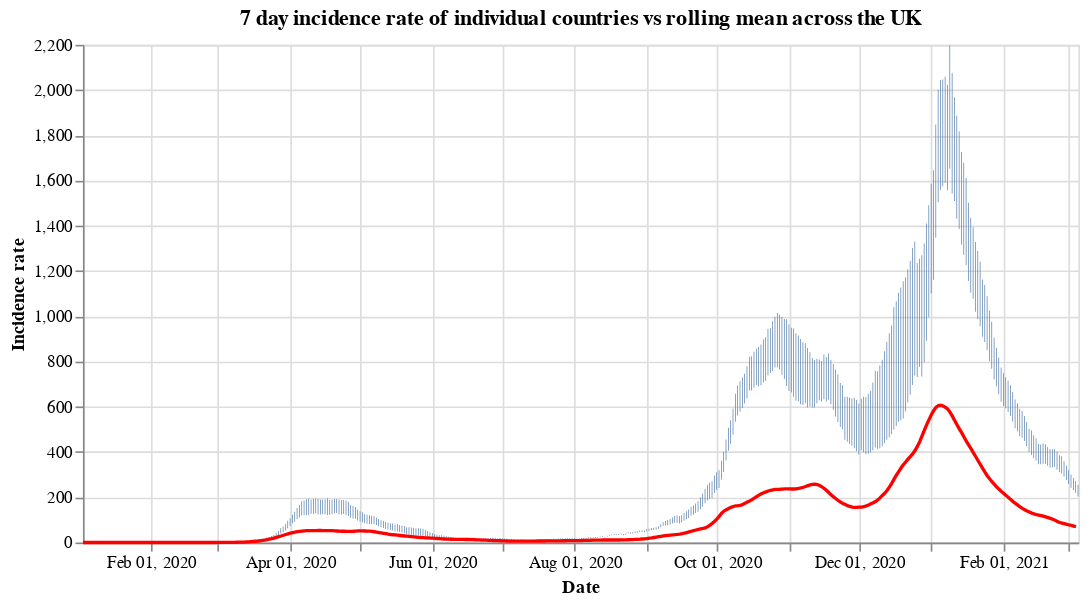

Notebook code for this chart:
### Code cell
#collapse
countries = uk_cases['areaName'].unique()
countries.sort()

selection = alt.selection_single(
    name='Select',
    fields=['areaName'],
    init={'areaName': 'Wales'},
    bind={'areaName': alt.binding_select(options=countries)}
)

# scatter plot, modify opacity based on selection
bars = alt.Chart(uk_cases).mark_bar().add_selection(
    selection
).encode(
    x=alt.X("yearmonthdate(date):T", axis=alt.Axis(title='Date')),
    y=alt.Y("weeklyCasesRate:Q", axis=alt.Axis(title='Incidence rate')),
    tooltip='weeklyCasesRate:Q',
    opacity=alt.condition(selection, alt.value(1), alt.value(0))
).properties(title=f'7 day incidence rate of individual countries vs rolling mean across the UK', width=600)

line = alt.Chart(overview_cases).mark_line(
    color='red',
    size=2,
).transform_window(
    rolling_mean='mean(weeklyCasesRate)',
    frame=[0, 7]
).encode(
    x='yearmonthdate(date):T',
    y='rolling_mean:Q'
)

alt.layer(bars, line)

### Figure 1 — Vega-Lite specification as saved in the notebook (floating-point values rounded to 4 significant figures; data arrays with more than 128 entries replaced by an {"elided": "..."} marker saying what was removed)
{"config": {"view": {"continuousWidth": 400, "continuousHeight": 300}}, "layer": [{"data": {"name": "data-20faa54b875e672cdf254c43a899471c"}, "mark": "bar", "encoding": {"opacity": {"condition": {"value": 1, "selection": "Select"}, "value": 0}, "tooltip": {"type": "quantitative", "field": "weeklyCasesRate"}, "x": {"type": "temporal", "axis": {"title": "Date"}, "field": "date", "timeUnit": "yearmonthdate"}, "y": {"type": "quantitative", "axis": {"title": "Incidence rate"}, "field": "weeklyCasesRate"}}, "selection": {"Select": {"type": "single", "fields": ["areaName"], "init": {"areaName": "Wales"}, "bind": {"areaName": {"input": "select", "options": ["England", "Northern Ireland", "Scotland", "Wales"]}}}}, "title": "7 day incidence rate of individual countries vs rolling mean across the UK", "width": 600}, {"data": {"name": "data-9171c4f90d6a9f53b007fa49725503eb"}, "mark": {"type": "line", "color": "red", "size": 2}, "encoding": {"x": {"type": "temporal", "field": "date", "timeUnit": "yearmonthdate"}, "y": {"type": "quantitative", "field": "rolling_mean"}}, "transform": [{"window": [{"op": "mean", "field": "weeklyCasesRate", "as": "rolling_mean"}], "frame": [0, 7]}]}], "$schema": "https://vega.github.io/schema/vega-lite/v4.8.1.json", "datasets": {"data-20faa54b875e672cdf254c43a899471c": {"elided": "1708 records"}, "data-9171c4f90d6a9f53b007fa49725503eb": {"elided": "427 records"}}}
